Frame 1 (no input): blank canvas, image omitted
Frame 60 (the mouse pressed at the canvas centre just before this capture): blank canvas, image omitted
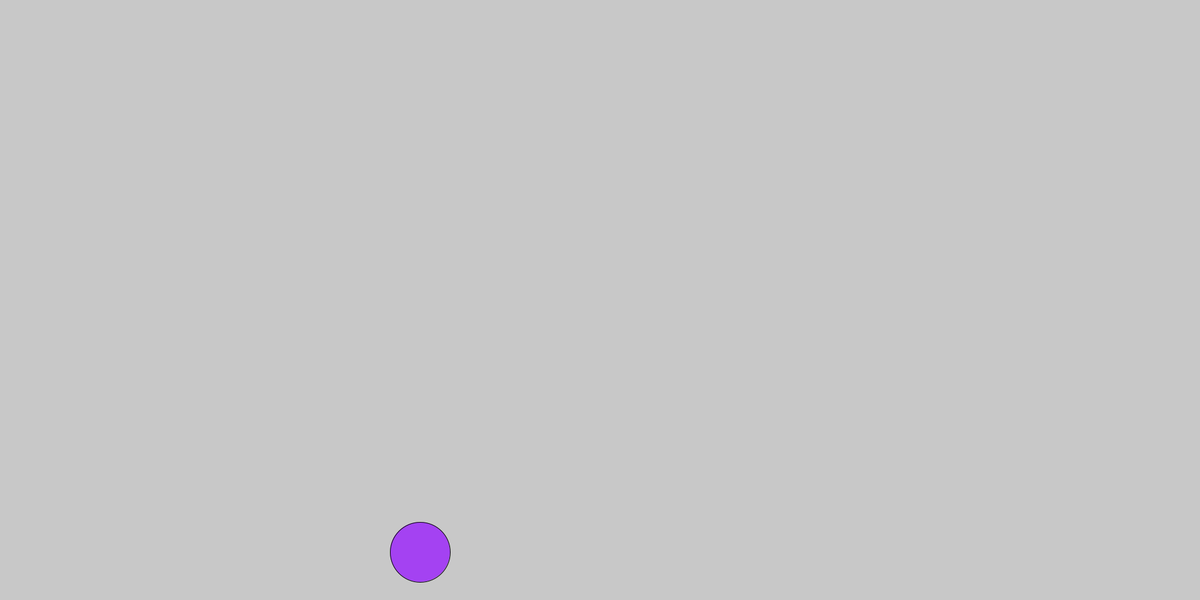
Frame 120 (the mouse held since frame 60 and released just before this capture)

The Processing sketch whose frames 1 and 60 were blank and that drew this single picture after the mouse press (run headless with seeded random() and noise(); from frame 60 on, the mouse is pressed at the canvas centre):

// Processing sketch: BouncingBallsDemoV2
// ── BouncingBallsDemoV2.pde
ArrayList<Ball> ballGroup;
//Ball[] ballGroup;
//int pos = 0;

void setup() { // Happens once at launch
    size(2000, 1000);
    background(200,200,200);
    ballGroup = new ArrayList<Ball>();
}

void draw() { // Happens constantly (screen refresh)
    background(200,200,200);

    for (Ball theBall : ballGroup) {
      theBall.move();
      
      //Check against other objects in group
      for (Ball otherBall : ballGroup) {
        if(theBall != otherBall) {
          theBall.checkCollision(otherBall);
      }
      }
      
      theBall.display();
    }
    
    //Old Loop
    //for (int i = 0; i < ballGroup.size(); i++) {
    //    ballGroup.get(i).display();
    //    ballGroup.get(i).move();
    //}
}

void mousePressed() {
 // ballGroup[pos] = new Ball(mouseX, mouseY, 70);
    ballGroup.add( new Ball(mouseX, mouseY, 50, false) );
}

void keyPressed() {
    if (key == 'c') {
        for (int i = ballGroup.size()-1; i >= 0; i--) {
            ballGroup.remove(i);
        }
    }
    // Inject infected object
    else if (key =='j') {
        ballGroup.add(new Ball(width/2, height/2, 50, true));
    }
  
}


class Ball {
    int x, y, r;
    int dx, dy; //Speed or Velocity
    int cr, cg, cb; //RGB Values
    int grav; //Gravity
    boolean infected;

    //Constructor
    Ball(int tempx, int tempy, int tempr, boolean tempinf) {
        x = tempx; //set the x cord
        y = tempy; //set the y cord
        r = tempr; //set the radius
        
        infected = tempinf;

        //Set the colour
        cr = int( random(0,255));
        cg = int( random(0,255));
        cb = int( random(0,255));

        //Set Velocity & Gravity
        dx = int( random(-10,10));
        dy = int( random(-10,10));
        grav = 0;
    }

    void display() {
      //Infection Properties
        if (infected == true) {
            cr = 255;
            cg = 0;
            cb = 0;
            grav = -1;
        }
      
        fill(cr, cg, cb);
        circle(x,y,r*2);
    }

    void move() {
        y = y + dy;
        x = x + dx;
        dy = dy - grav;

        if (y >= height - r || y <= 0+r) {
            dy = dy * -1;
        }
        if (x >= width-r || x <= 0+r) {
            dx = dx * -1;
        }
    }
    
    void checkCollision(Ball otherBall) {
        double distanceApart = dist(x, y, otherBall.x, otherBall.y);
        double threshold = r + otherBall.r;
        
        //Bounce the ball
        if (distanceApart < threshold) {
            //Store Ball 1's velocity
            int tempdx = dx;
            int tempdy = dy;
            
            // Ball 1 gets Velocity 2
            dx = otherBall.dx;
            dy = otherBall.dy;
            
            // Ball 2 gets Velocity 1
            otherBall.dx = tempdx;
            otherBall.dy = tempdy;
            
            //Pass the infection
            if (otherBall.infected == true && infected == false) {
                infected = true;
            }
            
            else if (otherBall.infected == false && infected == true) {
                otherBall.infected = true;
            }
            
        }
        
        
    }
    
}
